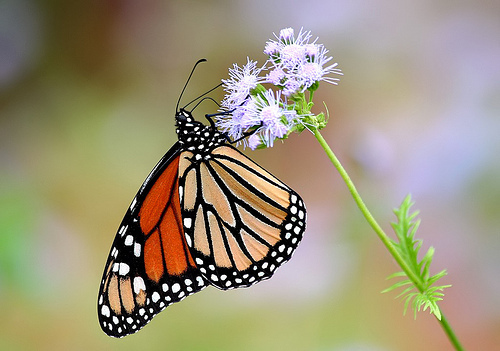
#> input picture Chapter03/MyImage.jpg, 500 x 351 px
$ jupyter execute 02-Inspecting_color_images.ipynb   (shell and % lines are left out)
#> lines starting #> are read from the running program, lines starting #| are printed output that depends on the picture
<a href="https://colab.research.google.com/github/rongxie2023/dlcv/blob/main/Chapter03/02-Inspecting_color_images.ipynb" target="_parent"></a>

[cell 1]
# !wget -q https://www.dropbox.com/s/lpw10qawsc5ipbn/MyImage.JPG -O MyImage.jpg

[cell 2]
import cv2, matplotlib.pyplot as plt
img = cv2.imread('MyImage.jpg')
#> img is the input picture: shape (351, 500, 3); mean B, G, R 122, 147.6, 156.5

[cell 3]
img = img[50:250,40:240,:]
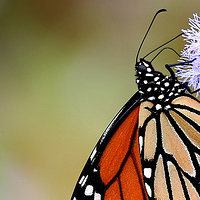
#> img: shape (200, 200, 3); mean B, G, R 84.4, 122.4, 137.6
img = cv2.cvtColor(img, cv2.COLOR_BGR2RGB)

[cell 4]
plt.imshow(img)
print(img.shape)
#| (200, 200, 3)

[cell 5]
crop = img[-3:,-3:]

[cell 6]
plt.imshow(crop)
print(crop)
#| [[[225 172 138]
#|   [170 150 113]
#|   [255 245 235]]
#|  [[226 173 133]
#|   [202 157 124]
#|   [237 211 178]]
#|  [[221 170 127]
#|   [220 164 131]
#|   [203 173 137]]]
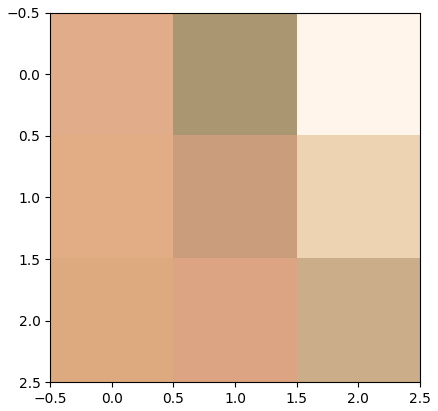
#> figure drawn by matplotlib, 1 panel
